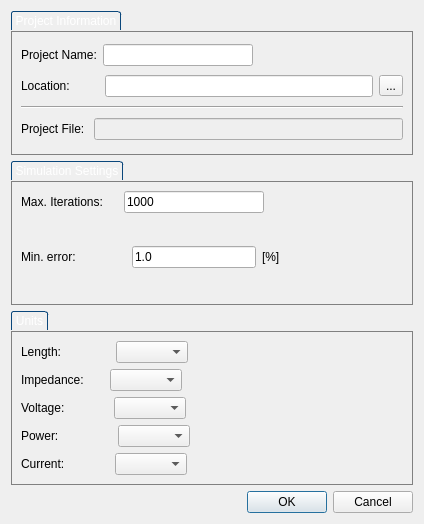
<?xml version="1.0" encoding="UTF-8"?>
<ui version="4.0">
 <class>ProjectProperties</class>
 <widget class="QDialog" name="ProjectProperties">
  <property name="geometry">
   <rect>
    <x>0</x>
    <y>0</y>
    <width>424</width>
    <height>524</height>
   </rect>
  </property>
  <property name="windowTitle">
   <string>New Project</string>
  </property>
  <property name="windowIcon">
   <iconset resource="../img/img.qrc">
    <normaloff>:/newproject.png</normaloff>:/newproject.png</iconset>
  </property>
  <layout class="QVBoxLayout" name="verticalLayout_3">
   <item>
    <widget class="QGroupBox" name="groupBox">
     <property name="styleSheet">
      <string notr="true">QGroupBox {
border: 1px solid gray;
margin-top: 20px;
}

QGroupBox::title
{
    subcontrol-origin: margin;	
    border-top-left-radius: 3px;
    border-top-right-radius: 3px;
    border: 1px solid #0b477b;
    border-bottom: none;
    background-color: qlineargradient(x1: 0, y1: 0, x2: 0, y2: 1,
        stop: 0 #001520, stop: 1 #000809);
    padding: 2 2px;
    color: white;   
}</string>
     </property>
     <property name="title">
      <string>Project Information</string>
     </property>
     <layout class="QVBoxLayout" name="verticalLayout">
      <item>
       <layout class="QHBoxLayout" name="horizontalLayout">
        <item>
         <widget class="QLabel" name="label">
          <property name="text">
           <string>Project Name:</string>
          </property>
         </widget>
        </item>
        <item>
         <widget class="QLineEdit" name="name"/>
        </item>
        <item>
         <spacer name="horizontalSpacer_18">
          <property name="orientation">
           <enum>Qt::Horizontal</enum>
          </property>
          <property name="sizeHint" stdset="0">
           <size>
            <width>40</width>
            <height>20</height>
           </size>
          </property>
         </spacer>
        </item>
       </layout>
      </item>
      <item>
       <layout class="QHBoxLayout" name="horizontalLayout_2">
        <item>
         <widget class="QLabel" name="label_2">
          <property name="text">
           <string>Location:</string>
          </property>
         </widget>
        </item>
        <item>
         <spacer name="horizontalSpacer_13">
          <property name="orientation">
           <enum>Qt::Horizontal</enum>
          </property>
          <property name="sizeType">
           <enum>QSizePolicy::Fixed</enum>
          </property>
          <property name="sizeHint" stdset="0">
           <size>
            <width>29</width>
            <height>20</height>
           </size>
          </property>
         </spacer>
        </item>
        <item>
         <widget class="QLineEdit" name="path"/>
        </item>
        <item>
         <widget class="QToolButton" name="location">
          <property name="text">
           <string>...</string>
          </property>
         </widget>
        </item>
       </layout>
      </item>
      <item>
       <widget class="Line" name="line">
        <property name="orientation">
         <enum>Qt::Horizontal</enum>
        </property>
       </widget>
      </item>
      <item>
       <layout class="QHBoxLayout" name="horizontalLayout_3">
        <item>
         <widget class="QLabel" name="label_3">
          <property name="text">
           <string>Project File: </string>
          </property>
         </widget>
        </item>
        <item>
         <widget class="QLineEdit" name="outputFile">
          <property name="enabled">
           <bool>false</bool>
          </property>
         </widget>
        </item>
       </layout>
      </item>
     </layout>
    </widget>
   </item>
   <item>
    <widget class="QGroupBox" name="groupBox_2">
     <property name="styleSheet">
      <string notr="true">QGroupBox {
border: 1px solid gray;
margin-top: 20px;
}

QGroupBox::title
{
    subcontrol-origin: margin;	
    border-top-left-radius: 3px;
    border-top-right-radius: 3px;
    border: 1px solid #0b477b;
    border-bottom: none;
    background-color: qlineargradient(x1: 0, y1: 0, x2: 0, y2: 1,
        stop: 0 #001520, stop: 1 #000809);
    padding: 2 2px;
    color: white;   
}</string>
     </property>
     <property name="title">
      <string>Simulation Settings</string>
     </property>
     <layout class="QVBoxLayout" name="verticalLayout_2">
      <item>
       <layout class="QHBoxLayout" name="horizontalLayout_4">
        <item>
         <widget class="QLabel" name="label_4">
          <property name="text">
           <string>Max. Iterations:</string>
          </property>
         </widget>
        </item>
        <item>
         <spacer name="horizontalSpacer_11">
          <property name="orientation">
           <enum>Qt::Horizontal</enum>
          </property>
          <property name="sizeType">
           <enum>QSizePolicy::Fixed</enum>
          </property>
          <property name="sizeHint" stdset="0">
           <size>
            <width>15</width>
            <height>20</height>
           </size>
          </property>
         </spacer>
        </item>
        <item>
         <widget class="QLineEdit" name="maxIterations">
          <property name="text">
           <string>1000</string>
          </property>
         </widget>
        </item>
        <item>
         <spacer name="horizontalSpacer">
          <property name="orientation">
           <enum>Qt::Horizontal</enum>
          </property>
          <property name="sizeHint" stdset="0">
           <size>
            <width>40</width>
            <height>20</height>
           </size>
          </property>
         </spacer>
        </item>
       </layout>
      </item>
      <item>
       <layout class="QHBoxLayout" name="horizontalLayout_5">
        <item>
         <widget class="QLabel" name="label_5">
          <property name="text">
           <string>Min. error:</string>
          </property>
         </widget>
        </item>
        <item>
         <spacer name="horizontalSpacer_12">
          <property name="orientation">
           <enum>Qt::Horizontal</enum>
          </property>
          <property name="sizeType">
           <enum>QSizePolicy::Fixed</enum>
          </property>
          <property name="sizeHint" stdset="0">
           <size>
            <width>50</width>
            <height>20</height>
           </size>
          </property>
         </spacer>
        </item>
        <item>
         <widget class="QLineEdit" name="minError">
          <property name="text">
           <string>1.0</string>
          </property>
         </widget>
        </item>
        <item>
         <widget class="QLabel" name="label_13">
          <property name="text">
           <string>[%]</string>
          </property>
         </widget>
        </item>
        <item>
         <spacer name="horizontalSpacer_2">
          <property name="orientation">
           <enum>Qt::Horizontal</enum>
          </property>
          <property name="sizeHint" stdset="0">
           <size>
            <width>40</width>
            <height>20</height>
           </size>
          </property>
         </spacer>
        </item>
       </layout>
      </item>
     </layout>
    </widget>
   </item>
   <item>
    <widget class="QGroupBox" name="groupBox_3">
     <property name="styleSheet">
      <string notr="true">QGroupBox {
border: 1px solid gray;
margin-top: 20px;
}

QGroupBox::title
{
    subcontrol-origin: margin;	
    border-top-left-radius: 3px;
    border-top-right-radius: 3px;
    border: 1px solid #0b477b;
    border-bottom: none;
    background-color: qlineargradient(x1: 0, y1: 0, x2: 0, y2: 1,
        stop: 0 #001520, stop: 1 #000809);
    padding: 2 2px;
    color: white;   
}</string>
     </property>
     <property name="title">
      <string>Units</string>
     </property>
     <layout class="QGridLayout" name="gridLayout">
      <item row="0" column="0">
       <layout class="QHBoxLayout" name="horizontalLayout_6">
        <item>
         <widget class="QLabel" name="label_6">
          <property name="text">
           <string>Length:</string>
          </property>
         </widget>
        </item>
        <item>
         <spacer name="horizontalSpacer_6">
          <property name="orientation">
           <enum>Qt::Horizontal</enum>
          </property>
          <property name="sizeType">
           <enum>QSizePolicy::Fixed</enum>
          </property>
          <property name="sizeHint" stdset="0">
           <size>
            <width>48</width>
            <height>20</height>
           </size>
          </property>
         </spacer>
        </item>
        <item>
         <widget class="QComboBox" name="lengthUnit"/>
        </item>
        <item>
         <spacer name="horizontalSpacer_3">
          <property name="orientation">
           <enum>Qt::Horizontal</enum>
          </property>
          <property name="sizeHint" stdset="0">
           <size>
            <width>40</width>
            <height>20</height>
           </size>
          </property>
         </spacer>
        </item>
       </layout>
      </item>
      <item row="1" column="0">
       <layout class="QHBoxLayout" name="horizontalLayout_7">
        <item>
         <widget class="QLabel" name="label_7">
          <property name="text">
           <string>Impedance:</string>
          </property>
         </widget>
        </item>
        <item>
         <spacer name="horizontalSpacer_7">
          <property name="orientation">
           <enum>Qt::Horizontal</enum>
          </property>
          <property name="sizeType">
           <enum>QSizePolicy::Minimum</enum>
          </property>
          <property name="sizeHint" stdset="0">
           <size>
            <width>20</width>
            <height>20</height>
           </size>
          </property>
         </spacer>
        </item>
        <item>
         <widget class="QComboBox" name="impedanceUnit"/>
        </item>
        <item>
         <spacer name="horizontalSpacer_4">
          <property name="orientation">
           <enum>Qt::Horizontal</enum>
          </property>
          <property name="sizeHint" stdset="0">
           <size>
            <width>40</width>
            <height>20</height>
           </size>
          </property>
         </spacer>
        </item>
       </layout>
      </item>
      <item row="2" column="0">
       <layout class="QHBoxLayout" name="horizontalLayout_8">
        <item>
         <widget class="QLabel" name="label_8">
          <property name="text">
           <string>Voltage:</string>
          </property>
         </widget>
        </item>
        <item>
         <spacer name="horizontalSpacer_8">
          <property name="orientation">
           <enum>Qt::Horizontal</enum>
          </property>
          <property name="sizeType">
           <enum>QSizePolicy::Fixed</enum>
          </property>
          <property name="sizeHint" stdset="0">
           <size>
            <width>43</width>
            <height>20</height>
           </size>
          </property>
         </spacer>
        </item>
        <item>
         <widget class="QComboBox" name="voltageUnit"/>
        </item>
        <item>
         <spacer name="horizontalSpacer_5">
          <property name="orientation">
           <enum>Qt::Horizontal</enum>
          </property>
          <property name="sizeHint" stdset="0">
           <size>
            <width>40</width>
            <height>20</height>
           </size>
          </property>
         </spacer>
        </item>
       </layout>
      </item>
      <item row="3" column="0">
       <layout class="QHBoxLayout" name="horizontalLayout_9">
        <item>
         <widget class="QLabel" name="label_9">
          <property name="text">
           <string>Power:</string>
          </property>
         </widget>
        </item>
        <item>
         <spacer name="horizontalSpacer_10">
          <property name="orientation">
           <enum>Qt::Horizontal</enum>
          </property>
          <property name="sizeType">
           <enum>QSizePolicy::Fixed</enum>
          </property>
          <property name="sizeHint" stdset="0">
           <size>
            <width>53</width>
            <height>20</height>
           </size>
          </property>
         </spacer>
        </item>
        <item>
         <widget class="QComboBox" name="powerUnit"/>
        </item>
        <item>
         <spacer name="horizontalSpacer_9">
          <property name="orientation">
           <enum>Qt::Horizontal</enum>
          </property>
          <property name="sizeHint" stdset="0">
           <size>
            <width>40</width>
            <height>20</height>
           </size>
          </property>
         </spacer>
        </item>
       </layout>
      </item>
      <item row="4" column="0">
       <layout class="QHBoxLayout" name="horizontalLayout_12">
        <item>
         <widget class="QLabel" name="label_12">
          <property name="text">
           <string>Current:</string>
          </property>
         </widget>
        </item>
        <item>
         <spacer name="horizontalSpacer_19">
          <property name="orientation">
           <enum>Qt::Horizontal</enum>
          </property>
          <property name="sizeType">
           <enum>QSizePolicy::Fixed</enum>
          </property>
          <property name="sizeHint" stdset="0">
           <size>
            <width>44</width>
            <height>20</height>
           </size>
          </property>
         </spacer>
        </item>
        <item>
         <widget class="QComboBox" name="currentUnit"/>
        </item>
        <item>
         <spacer name="horizontalSpacer_20">
          <property name="orientation">
           <enum>Qt::Horizontal</enum>
          </property>
          <property name="sizeHint" stdset="0">
           <size>
            <width>40</width>
            <height>20</height>
           </size>
          </property>
         </spacer>
        </item>
       </layout>
      </item>
     </layout>
    </widget>
   </item>
   <item>
    <widget class="QDialogButtonBox" name="buttonBox">
     <property name="standardButtons">
      <set>QDialogButtonBox::Cancel|QDialogButtonBox::Ok</set>
     </property>
    </widget>
   </item>
  </layout>
  <zorder>buttonBox</zorder>
  <zorder>groupBox</zorder>
  <zorder>groupBox_2</zorder>
  <zorder>groupBox_3</zorder>
 </widget>
 <resources>
  <include location="../img/img.qrc"/>
 </resources>
 <connections/>
</ui>
